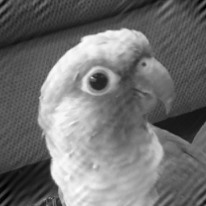
#> input picture fourier/pichu-secret-1.png, 206 x 206 px
$ python fourier.py
#> lines starting #> are read from the running program, lines starting #| are printed output that depends on the picture
#!/usr/bin/env python3
##the working of my code is explained below step by stepin comments
##the secret message was HI and an inverted HI
from scipy import fftpack
import imageio
import numpy
import warnings
warnings.filterwarnings('ignore')## basically to ignore runtime warning of converting complex to integer to find the pixel position in the fourier domain

# load in an image, convert to grayscale if needed
image = imageio.imread('pichu-secret-1.png',as_gray=True)
#> image is the input picture: shape (206, 206) float32; min 0, max 255, mean 113.7

# take the fourier transform of the image
fft2 = fftpack.fftshift(fftpack.fft2(image))

##first we initialize two starting coordinates
x1,y1=0,0
x2,y2=0,0

##traversing the fft array pixel by pixel we pin point the last point in the space which has a frequency of 18000+ which lies in the unusual range
##we store these coordinated in x1 and y1
for i in range(fft2.shape[1]):
    for j in range(fft2.shape[0]):
        if int(fft2[i][j])>18000:
            x1=i
            y1=j
            break;

##traversing the fft array pixel by pixel to find the first coordinates of piexels with a frequency of 18000+ which is a general threshold set by me after various testings with different values
##the coordinates are then pin pointed to x2,y2
control_the_loop=False
for i in range(fft2.shape[0]):
    for j in range(fft2.shape[1]):
        if(int(fft2[i][j])>18000 and control_the_loop==False):
            x2=i
            y2=j
            control_the_loop=True
            break
    if(control_the_loop==True):
        break
#> after the loop, control_the_loop = True; x2 = 80; y2 = 80

##now since we have the coordinates x1,y1 and x2,y2 we draw a square covering 12 pixels in length starting from x1,y1 to the bottom right
##and starting from x2,y2 to the top left
##these squares built cover the secret message and thus it removes the noise from the final fft-then-ifft.png image
for i in range(x1-12,x1):
    for j in range(y1,y1+12):
        fft2[i][j]=0

for i in range(x2,x2+12):
    for j in range(y2,y2+12):
        fft2[i][j]=0


# save FFT to a file. To help with visualization, we take
# the log of the magnitudes, and then stretch them so they
# fill the whole range of pixel values from 0 to 255.
imageio.imsave('output/fft.png', (numpy.log(abs(fft2))* 255 /numpy.amax(numpy.log(abs(fft2)))).astype(numpy.uint8))
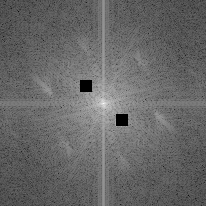
#> saved as fft.png: shape (206, 206); min 0, max 255, mean 103.1

# At this point, fft2 is just a numpy array and you can
# modify it in order to modify the image in the frequency
# space. Here's a little example (that makes a nearly
# imperceptible change, but demonstrates what you can do.

# fft2[1,1]=fft2[1,1]+1

# now take the inverse transform to convert back to an image
ifft2 = abs(fftpack.ifft2(fftpack.ifftshift(fft2)))
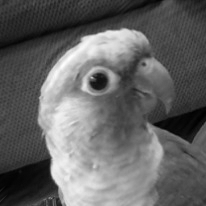
#> ifft2: shape (206, 206) float32; min 16.22, max 263.8, mean 113.7; drawn with min black and max white

# and save the image
imageio.imsave('output/fft-then-ifft.png', ifft2.astype(numpy.uint8))
